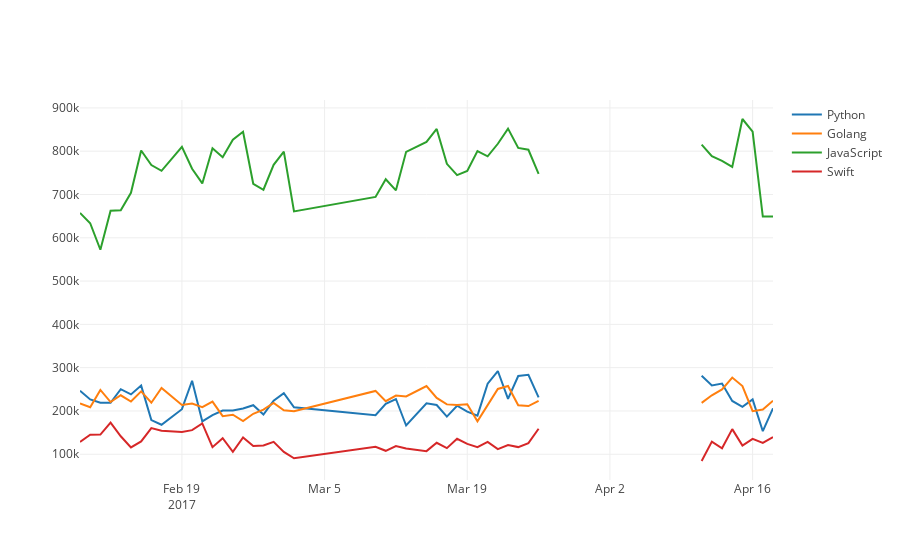

The notebook cell saved with this chart:
### Code cell
"""
Popular backend languages
"""

compareBy = 'stars'

graphOverTime({
    "JavaScript": getLangOverTime('JavaScript', compareBy),
    "Python": getLangOverTime('Python', compareBy),
    "Golang": getLangOverTime('Go', compareBy),
    "Swift": getLangOverTime('Swift', compareBy),
})

"""


"""
